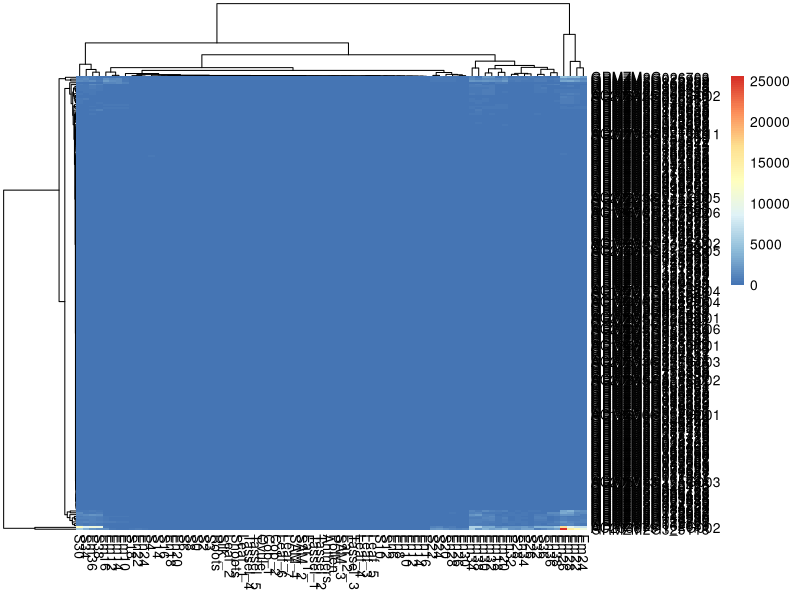
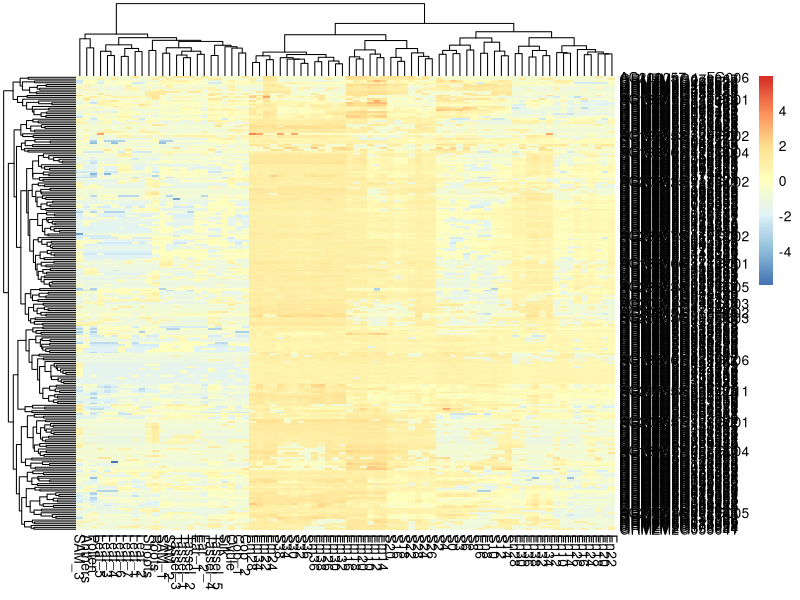
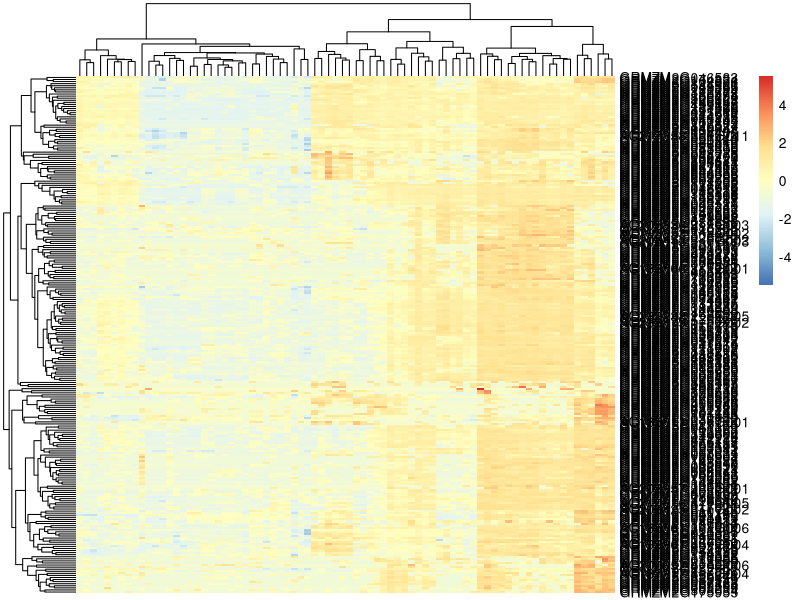
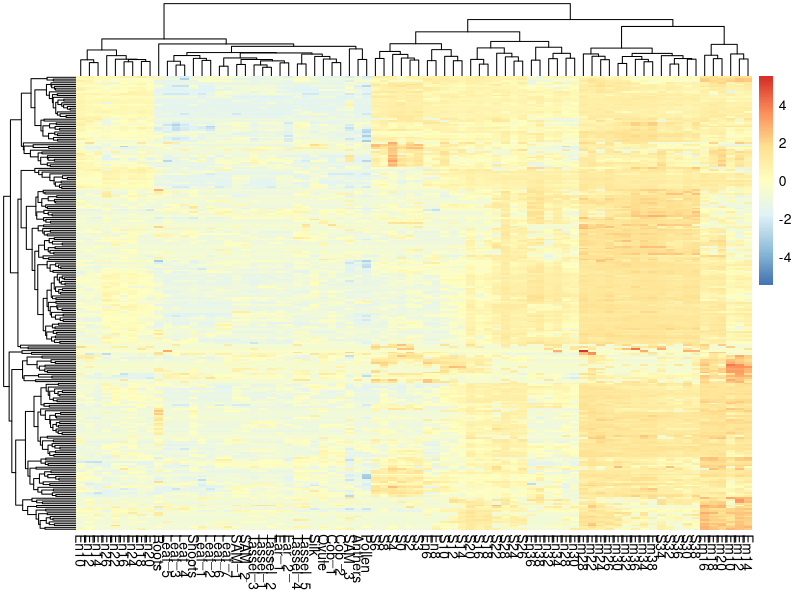
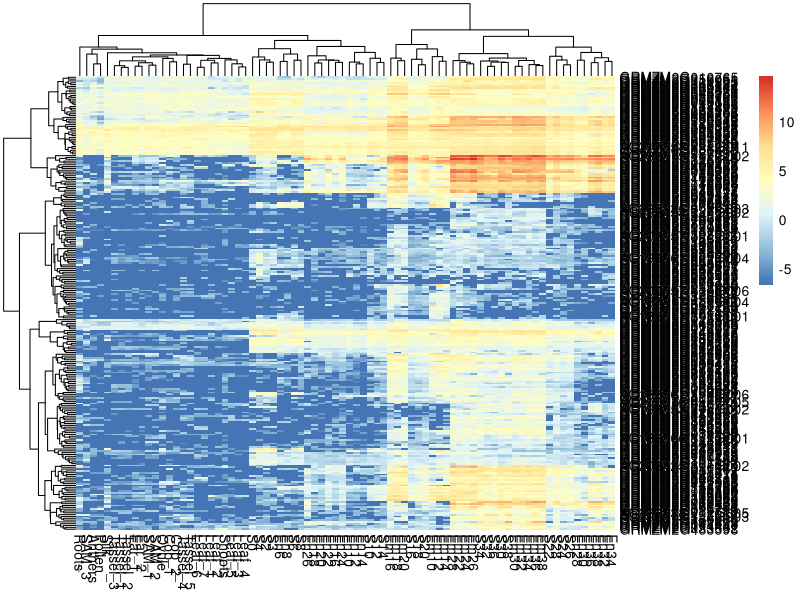

These charts were generated, in order, by the following R code:
## ---- chunk 1
library(pheatmap)
gene_exp <- read.table("data/maize_embryo_specific_gene_Sheet1.tsv", header=T, row.names=1)
pheatmap(gene_exp)


pheatmap(log2(gene_exp + 0.000001), scale="row")
pheatmap(log2(gene_exp + 0.01), scale="row", show_rownames = T, show_colnames = F)
pheatmap(log2(gene_exp + 0.01), scale="row", show_rownames = F, show_colnames = T)


 
## ---- chunk 2

pheatmap(log2(gene_exp + 0.01)) 

